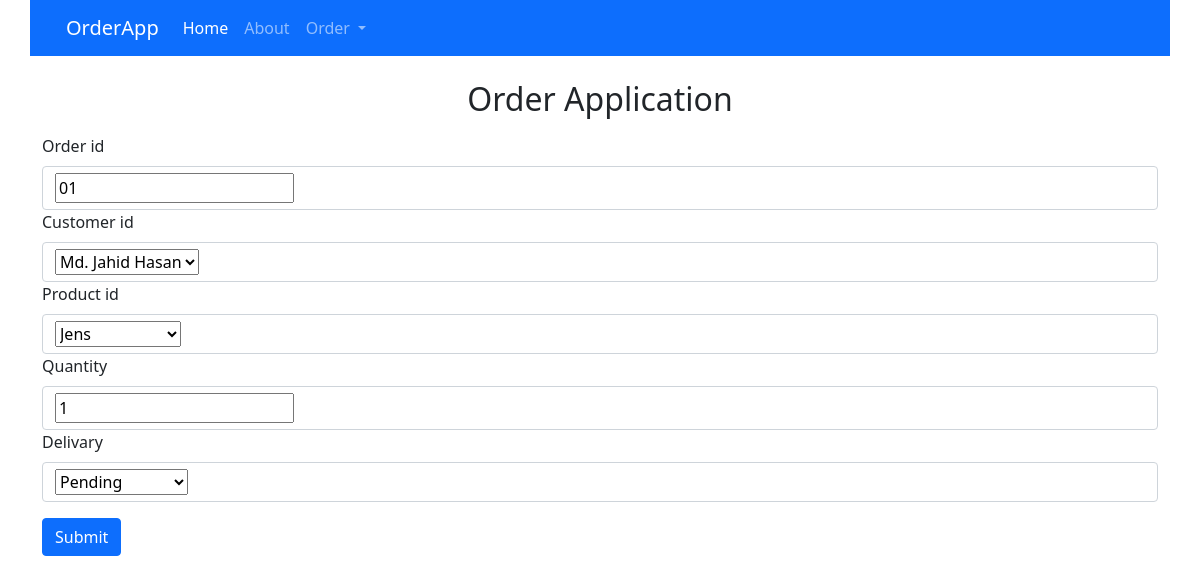
The page /update_order/1 on the database as committed earlier.
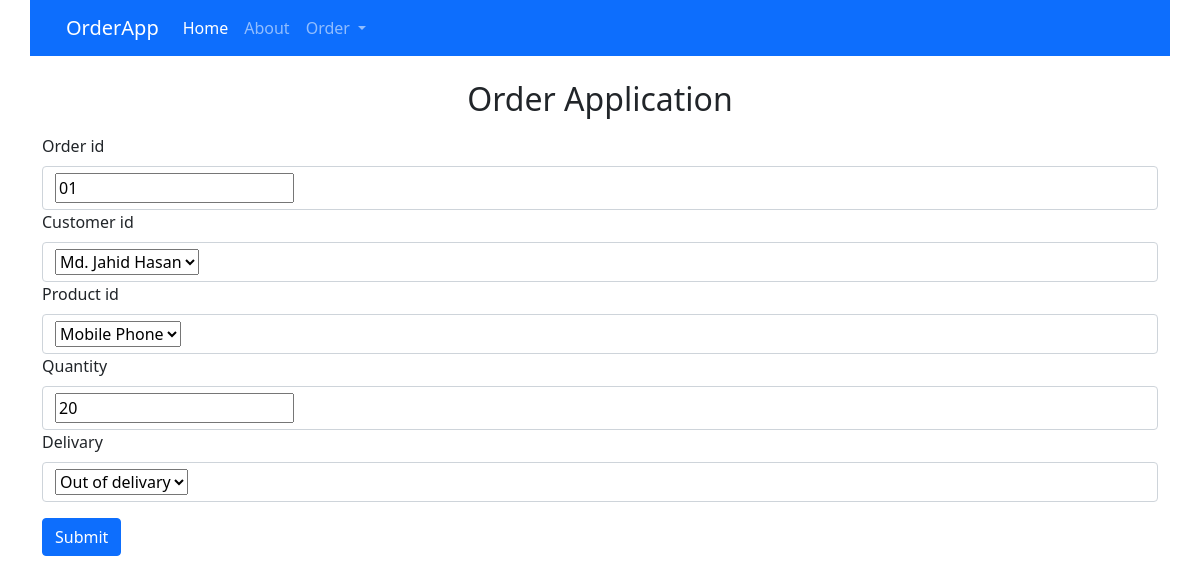
The same page on the database as committed later.
### online_order/models.py (models this page shows, shortened)
class Order(models.Model):
    delivary_status = {
        ("Pending", "Pending"),
        ("Out of delivary", "Out of delivary"),
        ("Delivered", "Delivered"),
    }
    order_id = models.CharField(max_length=100, null=True, blank=True)
    customer_id = models.ForeignKey(Customer, null=True, blank=True, related_name='customer', on_delete=SET_NULL)
    product_id = models.ForeignKey(Product, null=True, blank=True, related_name='product', on_delete=SET_NULL)
    quantity = models.CharField(max_length=100, null=True, blank=True)
    delivary = models.CharField(max_length=100, null=True, blank=True, choices=delivary_status)

### online_order/views.py (the view)
# urls.py: path('update_order/<str:pk>', views.update_order, name = "update_order"),
def update_order(request, pk):
    order = Order.objects.get(id=pk)
    form = OrderForms(instance=order)
    if request.method == "POST":
        form = OrderForms(request.POST, instance=order)
        if form.is_valid():
            form.save()
            return redirect("orderlist")
    context = {
        "form" : form,
    }
    return render(request, "orders.html", context=context)

### online_order/forms.py
class OrderForms(forms.ModelForm):
    class Meta:
        model = Order
        fields = "__all__"

### online_order/models.py (called while the page is built)
    def __str__(self):
        return self.name

    def __str__(self):
        return self.product_name

### templates/orders.html (shortened to what this page needs)
{% extends "main.html" %} {% block content%}
<div class="container">
    <div class="row">
        <div class="container">
            <div class="row mt-4 text-center">
                <h2>Order Application</h2>
            </div>
        </div>
        <form class="mt-2" action="#" , method="post">
            <div class="mb-3">
                <label for="exampleInputEmail1" class="form-label">{{ form.order_id.label }}</label>
                <div class="form-control">{{ form.order_id }}</div>
                <label for="exampleInputEmail1" class="form-label">{{ form.customer_id.label }}</label>
                <div class="form-control">{{ form.customer_id }}</div>
                <label for="exampleInputEmail1" class="form-label">{{ form.product_id.label }}</label>
                <div class="form-control">{{ form.product_id }}</div>
                <label for="exampleInputEmail1" class="form-label">{{ form.quantity.label }}</label>
                <div class="form-control">{{ form.quantity }}</div>
                <label for="exampleInputEmail1" class="form-label">{{ form.delivary.label }}</label>
                <div class="form-control">{{ form.delivary }}</div>
            </div>
            <button type="submit" class="btn btn-primary">Submit</button>
        </form>
    </div>
</div>
{%endblock%}

Rows that differ between the two databases and show on the page:
changed Order "Md. Jahid Hasan": product_id "Jens" → "Mobile Phone"; quantity "1" → "20"; delivary "Pending" → "Out of delivary"
